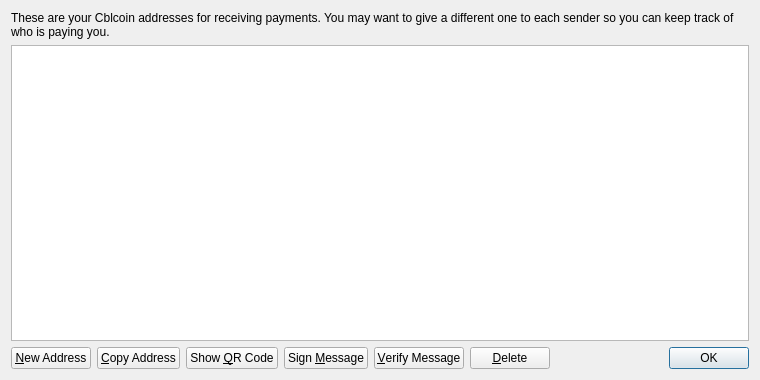
<?xml version="1.0" encoding="UTF-8"?>
<ui version="4.0">
 <class>AddressBookPage</class>
 <widget class="QWidget" name="AddressBookPage">
  <property name="geometry">
   <rect>
    <x>0</x>
    <y>0</y>
    <width>760</width>
    <height>380</height>
   </rect>
  </property>
  <property name="windowTitle">
   <string>Address Book</string>
  </property>
  <layout class="QVBoxLayout" name="verticalLayout">
   <item>
    <widget class="QLabel" name="labelExplanation">
     <property name="text">
      <string>These are your Cblcoin addresses for receiving payments. You may want to give a different one to each sender so you can keep track of who is paying you.</string>
     </property>
     <property name="textFormat">
      <enum>Qt::PlainText</enum>
     </property>
     <property name="wordWrap">
      <bool>true</bool>
     </property>
    </widget>
   </item>
   <item>
    <widget class="QTableView" name="tableView">
     <property name="contextMenuPolicy">
      <enum>Qt::CustomContextMenu</enum>
     </property>
     <property name="toolTip">
      <string>Double-click to edit address or label</string>
     </property>
     <property name="tabKeyNavigation">
      <bool>false</bool>
     </property>
     <property name="selectionMode">
      <enum>QAbstractItemView::SingleSelection</enum>
     </property>
     <property name="selectionBehavior">
      <enum>QAbstractItemView::SelectRows</enum>
     </property>
     <property name="sortingEnabled">
      <bool>true</bool>
     </property>
     <attribute name="verticalHeaderVisible">
      <bool>false</bool>
     </attribute>
    </widget>
   </item>
   <item>
    <layout class="QHBoxLayout" name="horizontalLayout">
     <item>
      <widget class="QPushButton" name="newAddressButton">
       <property name="toolTip">
        <string>Create a new address</string>
       </property>
       <property name="text">
        <string>&amp;New Address</string>
       </property>
      </widget>
     </item>
     <item>
      <widget class="QPushButton" name="copyToClipboard">
       <property name="toolTip">
        <string>Copy the currently selected address to the system clipboard</string>
       </property>
       <property name="text">
        <string>&amp;Copy Address</string>
       </property>
      </widget>
     </item>
     <item>
      <widget class="QPushButton" name="showQRCode">
       <property name="text">
        <string>Show &amp;QR Code</string>
       </property>
      </widget>
     </item>
     <item>
      <widget class="QPushButton" name="signMessage">
       <property name="toolTip">
        <string>Sign a message to prove you own a Cblcoin address</string>
       </property>
       <property name="text">
        <string>Sign &amp;Message</string>
       </property>
      </widget>
     </item>
     <item>
      <widget class="QPushButton" name="verifyMessage">
       <property name="toolTip">
        <string>Verify a message to ensure it was signed with a specified Cblcoin address</string>
       </property>
       <property name="text">
        <string>&amp;Verify Message</string>
       </property>
      </widget>
     </item>
     <item>
      <widget class="QPushButton" name="deleteButton">
       <property name="toolTip">
        <string>Delete the currently selected address from the list</string>
       </property>
       <property name="text">
        <string>&amp;Delete</string>
       </property>
      </widget>
     </item>
     <item>
      <spacer name="horizontalSpacer">
       <property name="orientation">
        <enum>Qt::Horizontal</enum>
       </property>
       <property name="sizeHint" stdset="0">
        <size>
         <width>40</width>
         <height>20</height>
        </size>
       </property>
      </spacer>
     </item>
     <item>
      <widget class="QDialogButtonBox" name="buttonBox">
       <property name="sizePolicy">
        <sizepolicy hsizetype="Maximum" vsizetype="Fixed">
         <horstretch>0</horstretch>
         <verstretch>0</verstretch>
        </sizepolicy>
       </property>
       <property name="standardButtons">
        <set>QDialogButtonBox::Ok</set>
       </property>
      </widget>
     </item>
    </layout>
   </item>
  </layout>
 </widget>
 <resources>
  <include location="../bitcoin.qrc"/>
 </resources>
 <connections/>
</ui>
